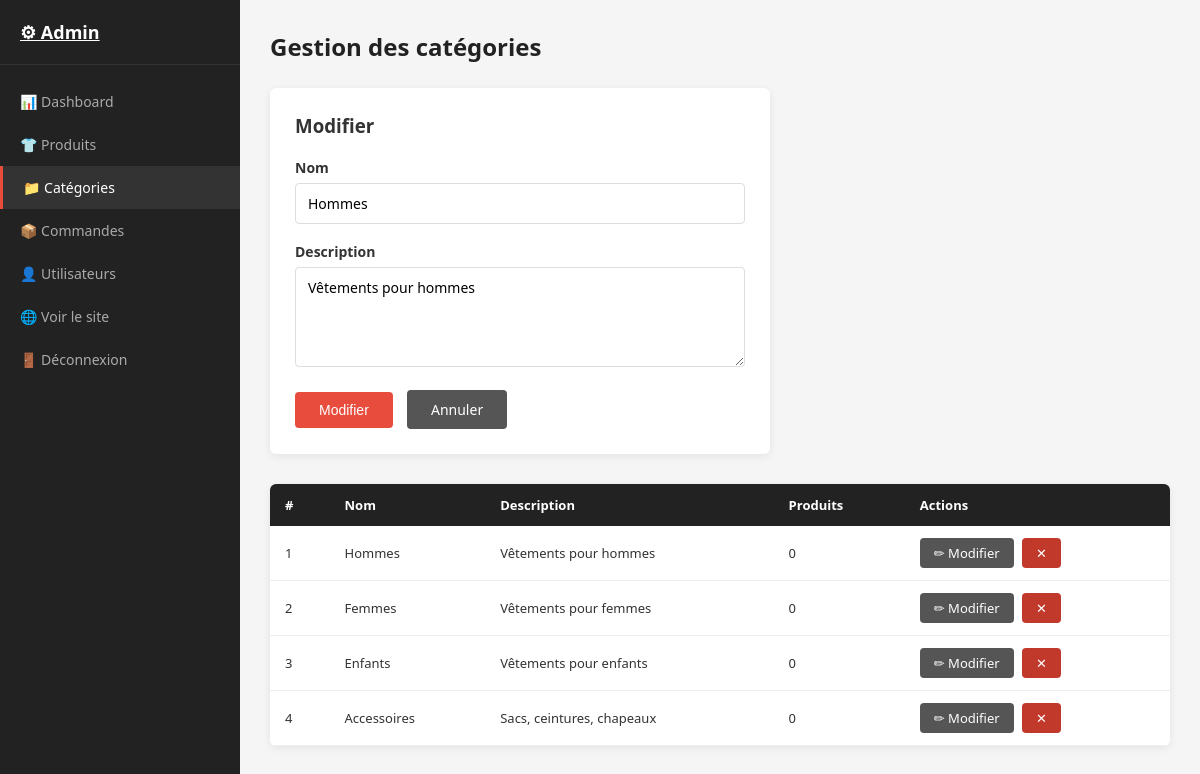
Screenshot of /admin/categories.php?edit=1 (signed in) with the database file from the repository.
### tables this page shows
CREATE TABLE IF NOT EXISTS categories (
    id INT AUTO_INCREMENT PRIMARY KEY,
    name VARCHAR(100) NOT NULL,
    description TEXT,
    created_at TIMESTAMP DEFAULT CURRENT_TIMESTAMP
);

### admin/categories.php (the view, shortened to what this page needs)
<?php require_once 'header.php'; ?>
<?php
$edit_cat = null;
if (isset($_GET['edit'])) {
    $id = (int)$_GET['edit'];
    $edit_cat = $conn->query("SELECT * FROM categories WHERE id=$id")->fetch_assoc();
}
$categories = $conn->query("SELECT c.*, COUNT(p.id) as product_count FROM categories c LEFT JOIN products p ON c.id=p.category_id GROUP BY c.id");
?>
<h1>Gestion des catégories</h1>
<div style="background:#fff;padding:25px;border-radius:6px;margin-bottom:30px;box-shadow:0 2px 8px rgba(0,0,0,0.08);max-width:500px;">
    <h3 style="margin-bottom:20px;"><?php echo $edit_cat ? 'Modifier' : 'Ajouter une catégorie'; ?></h3>
    <form method="POST">
        <div class="form-group">
            <label>Nom</label>
            <input type="text" name="name" required value="<?php echo $edit_cat['name'] ?? ''; ?>">
        </div>
        <div class="form-group">
            <label>Description</label>
            <textarea name="description"><?php echo $edit_cat['description'] ?? ''; ?></textarea>
        </div>
        <button type="submit" class="btn btn-primary"><?php echo $edit_cat ? 'Modifier' : 'Ajouter'; ?></button>
        <?php if ($edit_cat): ?>
            <a href="categories.php" class="btn btn-secondary" style="margin-left:10px;">Annuler</a>
        <?php endif; ?>
    </form>
</div>
<table class="admin-table">
    <thead>
        <tr><th>#</th><th>Nom</th><th>Description</th><th>Produits</th><th>Actions</th></tr>
    </thead>
    <tbody>
        <?php while ($cat = $categories->fetch_assoc()): ?>
        <tr>
            <td><?php echo $cat['id']; ?></td>
            <td><?php echo $cat['name']; ?></td>
            <td><?php echo $cat['description']; ?></td>
            <td><?php echo $cat['product_count']; ?></td>
            <td>
                <a href="categories.php?edit=<?php echo $cat['id']; ?>" class="btn btn-secondary btn-sm">✏ Modifier</a>
                <a href="categories.php?delete=<?php echo $cat['id']; ?>" class="btn btn-danger btn-sm"
                   onclick="return confirm('Supprimer cette catégorie ?')" style="margin-left:5px;">✕</a>
            </td>
        </tr>
        <?php endwhile; ?>
    </tbody>
</table>
<?php require_once 'footer.php'; ?>

### assets/css/style.css (style rules this page uses)
* { margin: 0; padding: 0; box-sizing: border-box; }
body { font-family: 'Segoe UI', Tahoma, Geneva, Verdana, sans-serif; background: #f5f5f5; color: #333; }
.btn { display: inline-block; padding: 10px 24px; border-radius: 4px; text-decoration: none; font-size: 14px; cursor: pointer; border: none; transition: opacity 0.2s; }
.btn-primary { background: #e74c3c; color: #fff; }
.btn-secondary { background: #555; color: #fff; }
.btn-danger { background: #c0392b; color: #fff; }
.btn-sm { padding: 6px 14px; font-size: 13px; }
.form-group { margin-bottom: 18px; }
.form-group label { display: block; margin-bottom: 6px; font-size: 14px; font-weight: 600; }
.form-group input, .form-group select, .form-group textarea { width: 100%; padding: 10px 12px; border: 1px solid #ddd; border-radius: 4px; font-size: 14px; font-family: inherit; }
.form-group textarea { height: 100px; resize: vertical; }
.admin-content h1 { font-size: 24px; margin-bottom: 25px; color: #222; }
.admin-table { width: 100%; border-collapse: collapse; background: #fff; border-radius: 6px; overflow: hidden; box-shadow: 0 2px 8px rgba(0,0,0,0.08); }
.admin-table th { background: #222; color: #fff; padding: 12px 15px; text-align: left; font-size: 13px; }
.admin-table td { padding: 12px 15px; border-bottom: 1px solid #eee; font-size: 13px; }

### rows the page displays
categories: name "Hommes", description "Vêtements pour hommes", id "1", product_count "0"
categories: id "2", name "Femmes", description "Vêtements pour femmes", product_count "0"
categories: id "3", name "Enfants", description "Vêtements pour enfants", product_count "0"
categories: id "4", name "Accessoires", description "Sacs, ceintures, chapeaux", product_count "0"
